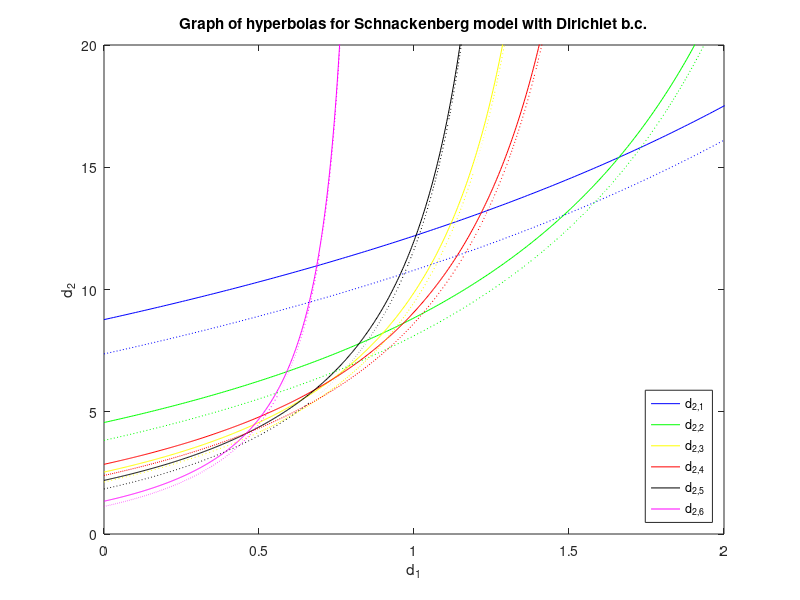

Recreate this plot in MATLAB.
clear all
L1=10;
tau=0.2;
L2=15;
a=0.1;
b=0.9;
b11=-1+2*b/(a+b);
b12=(a+b)^2;
b21=-2*b/(a+b);
b220=-(a+b)^2;
b22S=-(a+b)^2-tau;
detB=b11*b220-b12*b21;
TrB=b11+b220;

detB0=b11*(b220+tau*0.865)-b21*b12;
normB=0.865*tau;
sizeB=4*pi*0.865*tau;  %Characteristic function source
%sizeB=0.1656*tau; %Errorfunction source
C0=detB0*(L1*L2*tau)/(b11*sizeB);
rhoS=detB0/b11;
C=-detB0/b11 + sizeB/(L1*L2);
hatC=7*(2*normB);
eps0=(-(rhoS+normB)+sqrt((rhoS+normB)^2+C*(hatC+2*normB+rhoS)))/(hatC+2*normB+rhoS);
f=@(x,y) (pi/L1)^2.*(x.^2) + (pi/L2)^2.*(y.^2);
kappa11=f(1,1);
kappa12=f(1,2);
kappa21=f(2,1);
kappa22=f(2,2);
kappa31=f(3,1);
kappa13=f(1,3);
y1=b11/kappa11;
y2=b11/kappa12;
y3=b11/kappa13;
y4=b11/kappa21;
y5=b11/kappa22;
y6=b11/kappa31;
CM=((1+1/(eps0^2))/(1-kappa11))*rhoS;

d21=@(x) 1/kappa11*(b12*b21./(x.*kappa11-b11)+b220);
d22=@(x) 1/kappa12*(b12*b21./(x.*kappa12-b11)+b220);
d23=@(x) 1/kappa13*(b12*b21./(x.*kappa13-b11)+b220);
%d23=@(x) 0;
d24=@(x) 1/kappa21*(b12*b21./(x.*kappa21-b11)+b220);
d25=@(x) 1/kappa22*(b12*b21./(x.*kappa22-b11)+b220);
d26=@(x) 1/kappa31*(b12*b21./(x.*kappa31-b11)+b220);

d21S=@(x) 1/kappa11*(b12*b21./(x.*kappa11-b11)+b22S);
d22S=@(x) 1/kappa12*(b12*b21./(x.*kappa12-b11)+b22S);
d23S=@(x) 1/kappa13*(b12*b21./(x.*kappa13-b11)+b22S);
%d23S=@(x) 0;
d24S=@(x) 1/kappa21*(b12*b21./(x.*kappa21-b11)+b22S);
d25S=@(x) 1/kappa22*(b12*b21./(x.*kappa22-b11)+b22S);
d26S=@(x) 1/kappa31*(b12*b21./(x.*kappa31-b11)+b22S);
xvec1=linspace(0,9/10*y1,500);
xvec2=linspace(0,9/10*y2,500);
xvec3=linspace(0,9/10*y3,500);
xvec4=linspace(0,9/10*y4,500);
xvec5=linspace(0,9/10*y5,500);
xvec6=linspace(0,(9/10)*y6,500);
d21(y2)

figure
plot(xvec1,d21(xvec1),'b',xvec2,d22(xvec2),'g',xvec3,d23(xvec3),'y',xvec4,d24(xvec4),'r',...
xvec5,d25(xvec5),'k',xvec6,d26(xvec6),'m',xvec1,d21S(xvec1),':b',xvec2,d22S(xvec2),':g',xvec3,d23S(xvec3),...
':y',xvec4,d24S(xvec4),':r',xvec5,d25S(xvec5),':k',xvec6,d26S(xvec6),':m') 
title('Graph of hyperbolas for Schnackenberg model with Dirichlet b.c.')
xlabel('d_1') % x-axis label
ylabel('d_2') % y-axis label
legend('d_{2,1}','d_{2,2}','d_{2,3}','d_{2,4}','d_{2,5}','d_{2,6}','Location','southeast')
axis([0 2 0 20])